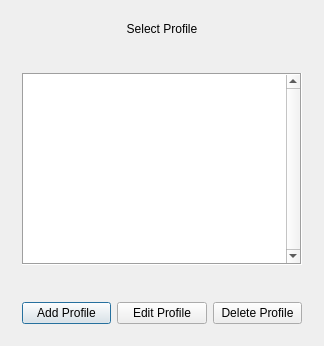
<?xml version="1.0" encoding="UTF-8"?>
<ui version="4.0">
 <class>SelectProfileWindow</class>
 <widget class="QDialog" name="SelectProfileWindow">
  <property name="geometry">
   <rect>
    <x>0</x>
    <y>0</y>
    <width>324</width>
    <height>346</height>
   </rect>
  </property>
  <property name="windowTitle">
   <string>SelectProfileWindow</string>
  </property>
  <layout class="QVBoxLayout" name="verticalLayout_2">
   <item>
    <widget class="QWidget" name="gridWidget_2" native="true">
     <layout class="QVBoxLayout" name="verticalLayout">
      <item>
       <layout class="QGridLayout" name="gridLayout">
        <item row="1" column="0">
         <spacer name="verticalSpacer">
          <property name="orientation">
           <enum>Qt::Vertical</enum>
          </property>
          <property name="sizeHint" stdset="0">
           <size>
            <width>20</width>
            <height>40</height>
           </size>
          </property>
         </spacer>
        </item>
        <item row="0" column="0">
         <widget class="QLabel" name="label">
          <property name="text">
           <string>Select Profile</string>
          </property>
          <property name="alignment">
           <set>Qt::AlignCenter</set>
          </property>
         </widget>
        </item>
        <item row="4" column="0">
         <spacer name="verticalSpacer_2">
          <property name="orientation">
           <enum>Qt::Vertical</enum>
          </property>
          <property name="sizeHint" stdset="0">
           <size>
            <width>20</width>
            <height>40</height>
           </size>
          </property>
         </spacer>
        </item>
        <item row="3" column="0">
         <widget class="QListWidget" name="listOfProfs">
          <property name="sizePolicy">
           <sizepolicy hsizetype="Expanding" vsizetype="Fixed">
            <horstretch>0</horstretch>
            <verstretch>0</verstretch>
           </sizepolicy>
          </property>
          <property name="minimumSize">
           <size>
            <width>0</width>
            <height>0</height>
           </size>
          </property>
          <property name="maximumSize">
           <size>
            <width>16777215</width>
            <height>200</height>
           </size>
          </property>
          <property name="frameShape">
           <enum>QFrame::Box</enum>
          </property>
          <property name="verticalScrollBarPolicy">
           <enum>Qt::ScrollBarAlwaysOn</enum>
          </property>
          <property name="horizontalScrollBarPolicy">
           <enum>Qt::ScrollBarAsNeeded</enum>
          </property>
          <property name="showDropIndicator" stdset="0">
           <bool>false</bool>
          </property>
          <property name="verticalScrollMode">
           <enum>QAbstractItemView::ScrollPerItem</enum>
          </property>
          <property name="gridSize">
           <size>
            <width>0</width>
            <height>22</height>
           </size>
          </property>
          <property name="viewMode">
           <enum>QListView::ListMode</enum>
          </property>
          <property name="batchSize">
           <number>100</number>
          </property>
          <property name="sortingEnabled">
           <bool>false</bool>
          </property>
         </widget>
        </item>
       </layout>
      </item>
      <item>
       <layout class="QHBoxLayout" name="horizontalLayout_2">
        <item>
         <widget class="QPushButton" name="addProfileButton">
          <property name="text">
           <string>Add Profile</string>
          </property>
         </widget>
        </item>
        <item>
         <widget class="QPushButton" name="editProfileButton">
          <property name="text">
           <string>Edit Profile</string>
          </property>
         </widget>
        </item>
        <item>
         <widget class="QPushButton" name="deleteProfileButton">
          <property name="text">
           <string>Delete Profile</string>
          </property>
         </widget>
        </item>
       </layout>
      </item>
     </layout>
    </widget>
   </item>
  </layout>
 </widget>
 <layoutdefault spacing="6" margin="11"/>
 <tabstops>
  <tabstop>listOfProfs</tabstop>
  <tabstop>addProfileButton</tabstop>
  <tabstop>editProfileButton</tabstop>
  <tabstop>deleteProfileButton</tabstop>
 </tabstops>
 <resources/>
 <connections>
  <connection>
   <sender>addProfileButton</sender>
   <signal>clicked()</signal>
   <receiver>SelectProfileWindow</receiver>
   <slot>addNewProfileButtonAction()</slot>
   <hints>
    <hint type="sourcelabel">
     <x>64</x>
     <y>315</y>
    </hint>
    <hint type="destinationlabel">
     <x>161</x>
     <y>172</y>
    </hint>
   </hints>
  </connection>
  <connection>
   <sender>editProfileButton</sender>
   <signal>clicked()</signal>
   <receiver>SelectProfileWindow</receiver>
   <slot>editProfileButtonAction()</slot>
   <hints>
    <hint type="sourcelabel">
     <x>207</x>
     <y>326</y>
    </hint>
    <hint type="destinationlabel">
     <x>161</x>
     <y>172</y>
    </hint>
   </hints>
  </connection>
  <connection>
   <sender>deleteProfileButton</sender>
   <signal>clicked()</signal>
   <receiver>SelectProfileWindow</receiver>
   <slot>deleteProfileButtonAction()</slot>
   <hints>
    <hint type="sourcelabel">
     <x>304</x>
     <y>326</y>
    </hint>
    <hint type="destinationlabel">
     <x>161</x>
     <y>172</y>
    </hint>
   </hints>
  </connection>
  <connection>
   <sender>listOfProfs</sender>
   <signal>itemSelectionChanged()</signal>
   <receiver>SelectProfileWindow</receiver>
   <slot>selectListAction()</slot>
   <hints>
    <hint type="sourcelabel">
     <x>161</x>
     <y>166</y>
    </hint>
    <hint type="destinationlabel">
     <x>161</x>
     <y>172</y>
    </hint>
   </hints>
  </connection>
  <connection>
   <sender>listOfProfs</sender>
   <signal>activated(QModelIndex)</signal>
   <receiver>SelectProfileWindow</receiver>
   <slot>profSelected()</slot>
   <hints>
    <hint type="sourcelabel">
     <x>161</x>
     <y>166</y>
    </hint>
    <hint type="destinationlabel">
     <x>161</x>
     <y>172</y>
    </hint>
   </hints>
  </connection>
 </connections>
 <slots>
  <slot>addNewProfileButtonAction()</slot>
  <slot>editProfileButtonAction()</slot>
  <slot>deleteProfileButtonAction()</slot>
  <slot>selectListAction()</slot>
  <slot>profSelected()</slot>
 </slots>
</ui>
